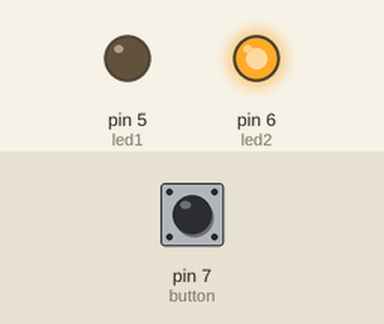
This sketch was run on a simulated Arduino Uno, built with avr-gcc and run on an emulated ATmega328P. Shown: output pins drawn as LEDs (lit = HIGH). The inputs (shaded band) are chosen by the test bench; at power-on: pin 7 (button) LOW.

Above: at 1.2 s.
1.3 s: pin 7 (button) pulled HIGH for 0.15 s
At 1.37 s:
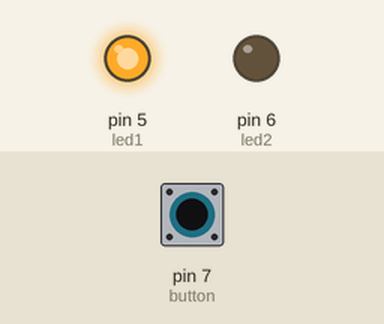
2.9 s: pin 7 (button) pulled HIGH for 3.2 s
At 6.7 s:
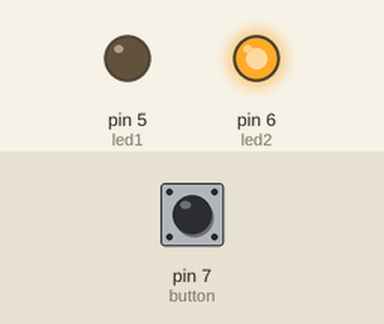
Timing chart, 0 to 8.2 s (numbered marks = the images above; inputs shaded):
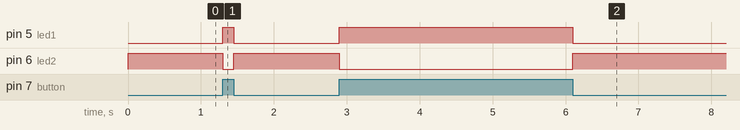

Measured:
- after the input at 1.3 s, pin 5 (led1): LOW → HIGH at once, → LOW 0.15 s later; pin 6 (led2): HIGH → LOW at once, → HIGH 0.15 s later
- after the input at 2.9 s, pin 5 (led1): LOW → HIGH at once, → LOW 3.2 s later; pin 6 (led2): HIGH → LOW at once, → HIGH 3.2 s later

The sketch:

04_led_button.ino
```cpp
  /* 7 e entrada para recebeer o valor do botao 1(ligado) ou 0(desligado) */
  const int button = 7;

  //a entrada com entrada 5, vai ficar ligado enquanto o botao fica precionado
  const int led1 = 5;

  //a entrada com entrada 6, vai ficar desligado enquanto o botao fica precionado
  const int led2 = 6;

  // guarda o estado do botao
  int state = 0;

void setup() {

   //definimos button, como porta de entarda, ela recebera a tensao
  pinMode(button, INPUT);


  //led1 e led2 sao as saidas, definimos abaixo
  pinMode(led1, OUTPUT);
  pinMode(led2, OUTPUT);


  //definos que os leds vao inicar desligados
  digitalWrite(led1, LOW);
  digitalWrite(led2, LOW);

}

void loop() {
  //com o digitalRead capturamos tensao 1 ou 0  quando presionar o botao
  state = digitalRead(button);


  //captura o valor do botao para ligar(1) ou desligar(0)  led
  digitalWrite(led1, state);
  digitalWrite(led2, !state);


}
```
